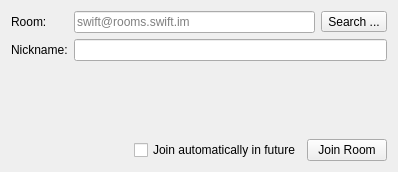
<?xml version="1.0" encoding="UTF-8"?>
<ui version="4.0">
 <class>QtJoinMUCWindow</class>
 <widget class="QWidget" name="QtJoinMUCWindow">
  <property name="geometry">
   <rect>
    <x>0</x>
    <y>0</y>
    <width>398</width>
    <height>172</height>
   </rect>
  </property>
  <property name="sizePolicy">
   <sizepolicy hsizetype="Expanding" vsizetype="Expanding">
    <horstretch>0</horstretch>
    <verstretch>0</verstretch>
   </sizepolicy>
  </property>
  <property name="windowTitle">
   <string>Join Room</string>
  </property>
  <layout class="QVBoxLayout" name="verticalLayout">
   <item>
    <layout class="QGridLayout" name="gridLayout">
     <item row="0" column="0">
      <widget class="QLabel" name="label_4">
       <property name="text">
        <string>Room:</string>
       </property>
      </widget>
     </item>
     <item row="0" column="2">
      <widget class="QToolButton" name="searchButton">
       <property name="text">
        <string>Search ...</string>
       </property>
      </widget>
     </item>
     <item row="1" column="0">
      <widget class="QLabel" name="label_5">
       <property name="text">
        <string>Nickname:</string>
       </property>
      </widget>
     </item>
     <item row="1" column="1" colspan="2">
      <widget class="QLineEdit" name="nickName"/>
     </item>
     <item row="0" column="1">
      <widget class="QLineEdit" name="room">
       <property name="text">
        <string/>
       </property>
       <property name="placeholderText">
        <string>swift@rooms.swift.im</string>
       </property>
      </widget>
     </item>
    </layout>
   </item>
   <item>
    <spacer name="verticalSpacer">
     <property name="orientation">
      <enum>Qt::Vertical</enum>
     </property>
     <property name="sizeHint" stdset="0">
      <size>
       <width>20</width>
       <height>36</height>
      </size>
     </property>
    </spacer>
   </item>
   <item>
    <layout class="QHBoxLayout" name="horizontalLayout">
     <item>
      <spacer name="horizontalSpacer">
       <property name="orientation">
        <enum>Qt::Horizontal</enum>
       </property>
       <property name="sizeHint" stdset="0">
        <size>
         <width>40</width>
         <height>20</height>
        </size>
       </property>
      </spacer>
     </item>
     <item>
      <widget class="QCheckBox" name="joinAutomatically">
       <property name="text">
        <string>Join automatically in future</string>
       </property>
      </widget>
     </item>
     <item>
      <widget class="QPushButton" name="joinButton">
       <property name="text">
        <string>Join Room</string>
       </property>
      </widget>
     </item>
    </layout>
   </item>
  </layout>
 </widget>
 <tabstops>
  <tabstop>room</tabstop>
  <tabstop>nickName</tabstop>
  <tabstop>joinAutomatically</tabstop>
  <tabstop>joinButton</tabstop>
  <tabstop>searchButton</tabstop>
 </tabstops>
 <resources/>
 <connections/>
</ui>
